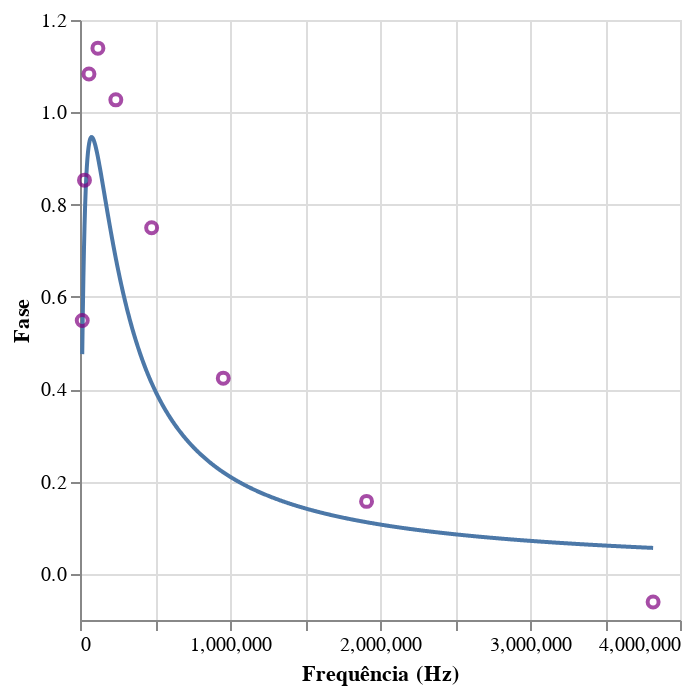

Write notebook code for a chart like this one.
### Code cell
def func(freq):
    l = 0.001
    c = 0.0000004
    Rt = 240
    Rl = 25
    return np.arctan((freq*l)*(Rt - Rl)/(Rt*Rl + (freq*l)**2))

phase = [0.549,0.853,1.083,1.139,1.027,0.75,0.424,0.157,-0.061]
df2 = pd.DataFrame()
df2["freq"] = np.array(frequencia_rl) * 2 * np.pi
df2["bode"] = phase
def bode_topless(lista):
    df = pd.DataFrame()
    lista = np.array(lista)
    df["freq"] = lista
    df["bode"] = func(lista)
    return df


df = bode_topless(np.linspace(2*2375.375*np.pi,608096*2*np.pi,1000))

_1 = alt.Chart(df).mark_line().encode(
    alt.X("freq"
          ),
    y = "bode"
)
_2 = alt.Chart(df2).mark_point(color = "purple").encode(
    alt.X("freq", title= "Frequência (Hz)"),
    alt.Y("bode", title = "Fase"),
    tooltip= ["freq"]
)
_1 + _2

### Figure 1 — Vega-Lite specification as saved in the notebook (floating-point values rounded to 4 significant figures; data arrays with more than 128 entries replaced by an {"elided": "..."} marker saying what was removed)
{"config": {"view": {"continuousWidth": 300, "continuousHeight": 300}}, "layer": [{"data": {"name": "data-4d13aae17dd003f002a806d485c41471"}, "mark": {"type": "line"}, "encoding": {"x": {"field": "freq", "type": "quantitative"}, "y": {"field": "bode", "type": "quantitative"}}}, {"data": {"name": "data-d55f41d7582d7e04cbd1e1134f5d07c6"}, "mark": {"type": "point", "color": "purple"}, "encoding": {"tooltip": [{"field": "freq", "type": "quantitative"}], "x": {"field": "freq", "title": "Frequência (Hz)", "type": "quantitative"}, "y": {"field": "bode", "title": "Fase", "type": "quantitative"}}}], "$schema": "https://vega.github.io/schema/vega-lite/v5.20.1.json", "datasets": {"data-4d13aae17dd003f002a806d485c41471": {"elided": "1000 records"}, "data-d55f41d7582d7e04cbd1e1134f5d07c6": [{"freq": 14920.0, "bode": 0.549}, {"freq": 29850.0, "bode": 0.853}, {"freq": 59700.0, "bode": 1.083}, {"freq": 119400.0, "bode": 1.139}, {"freq": 238800.0, "bode": 1.027}, {"freq": 477600.0, "bode": 0.75}, {"freq": 955200.0, "bode": 0.424}, {"freq": 1910000.0, "bode": 0.157}, {"freq": 3821000.0, "bode": -0.061}]}}
